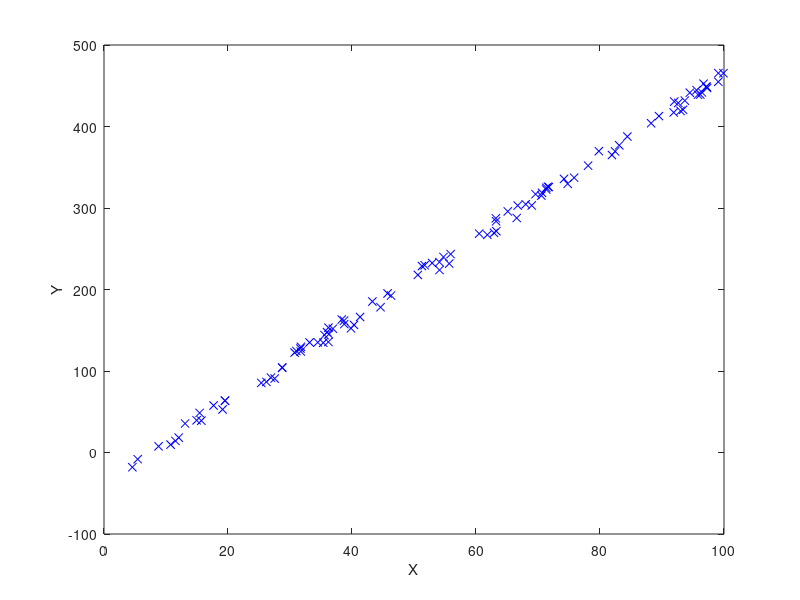

Source code (MATLAB): (Note: this script raises an error after producing the figure.)
%%%%%%%%%%%%%%%%%%%%%%%%%%%%%%%%%%%%%%%%%%%%%%%%%%%%%%%%%%%%%%
%% objectif :   Nous recevons un jeu de données contenant un
%               paramètre X et une verité Y pour 100 
%               enregistrements. L'objectif de l'exercice
%               est de trouver la correlation entre X et y
%               en utilisant la technique du gradient descent

%%%%%%%%%%%%%%%%%%%%%%%%%%%%%%%%%%%%%%%%%%%%%%%%%%%%%%
%% Partie 1 : Chargement des données
%%%%%%%%%%%%%%%%%%%%%%%%%%%%%%%%%%%%%%%%%%%%%%%%%%%%%%
%   Ces lignes chargent les données du fichier data.mat 
%   et sépare les paramètre dans un vecteur vertical X
%   et la vérité dans un vecteur vertical Y.
%   apres le chargement les points (x,y) sont placé
%   sur une grille.

%% reinitialise octave
clear; clc; format short g;

% charge X et Y
load data.mat; 
X = file(:,1);
Y = file(:,2);

% place les points sur une grille
plot(X, Y, "x b");
ylabel("Y");
xlabel("X");


%%%%%%%%%%%%%%%%%%%%%%%%%%%%%%%%%%%%%%%%%%%%%%%%%%%%%%
%% Partie 2 : Gradient descent
%%%%%%%%%%%%%%%%%%%%%%%%%%%%%%%%%%%%%%%%%%%%%%%%%%%%%%
%   Dans cette partie, nous allons definir un vecteur 
%   de poids aletoire, puis commencer la descente.
%   l'objectif est d'implementer les algorithme 
%   permettant d'atteindre la convergence.

W_ini = rand(1, 2); %%  Initialisation des poids
learning_rate = 0.01;

%% Completer le fichier featureNormalize.m pour faire fonctionner cette méthode
[X, mu, sigma ]= featureNormalize(X);
printf("Apres normalisation la moyenne est %d et le sigma est %d \n", mu(1), sigma(1));


%%  Ajout de la colonne bias
X = [ones(100, 1), X]; 

%% Completer le fichier gradDesc.m pour faire fonctionner cette méthode
%% la fonction gradDesc fait varier les poids par itération
%% pour converger vers le cout le plus  bas
%% Un learning_rate non adapté peut empecher la convergence
[W, history] = gradDesc(X, Y, W_ini, learning_rate);

iterations = length(history);
final_j = history(iterations);
if(final_j == Inf || iterations == 10000)
    printf("incapable d'atteindre la convergence. iteration = %d, cost = %d \n", iterations, final_j)
else 
    printf("iteration = %d, cost = %d, bias = %d, slope = %d \n", iterations, final_j, W(1), W(2));
endif

pause;

